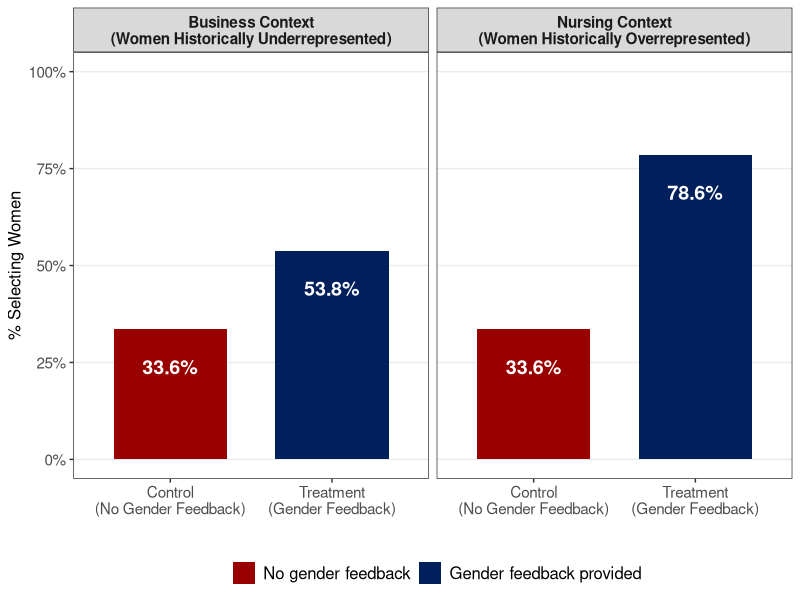
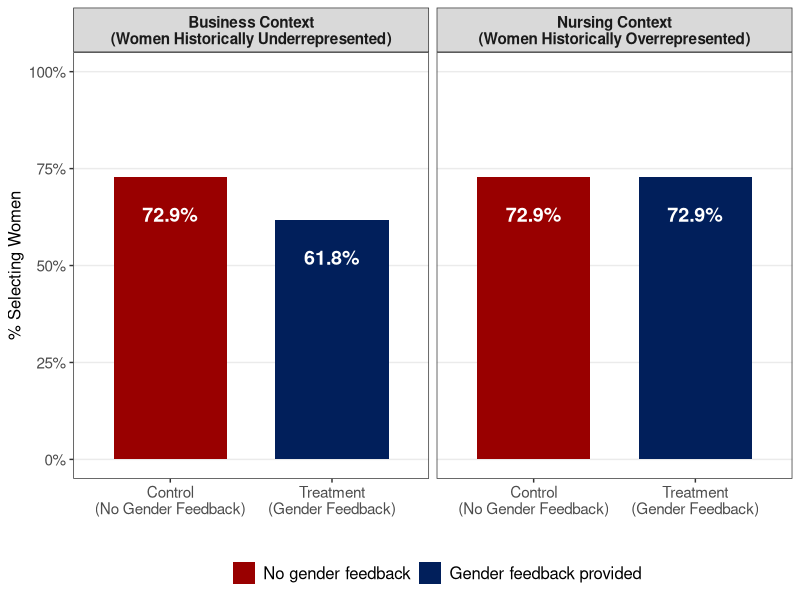

Generate these figures, in order, with R:
## ---- chunk 1
rm(list=ls())
knitr::opts_chunk$set(
	echo = FALSE,
	message = FALSE,
	warning = FALSE,
	fig.width = 10,
	fig.height = 6
)
library(dplyr)
library(ggplot2)
library(broom)
library(knitr)
library(tidyverse)
library(kableExtra)
## ---- chunk 2
set.seed(42)
n_per_cell <- 313  # Total N = 2504 (8 cells) - larger sample for exploratory design

# Baseline rates (control condition, no feedback)
# Based on actual Study 3 control group means
baseline_business_under <- 0.336  # Business, women underrepresented pool
baseline_business_over <- 0.729   # Business, women overrepresented pool
baseline_nursing_under <- 0.336   # Nursing, women underrepresented pool
baseline_nursing_over <- 0.729    # Nursing, women overrepresented pool

# Treatment effects (gender feedback)
# Business effects from actual Study 3 data
effect_business_under <- 0.202   # +20.2pp (from Study 3 data)
effect_business_over <- -0.111   # -11.1pp (from Study 3 data)

# Nursing effects hypothesized to show stronger asymmetry
# When women underrepresented: stronger positive effect in historically female field
# When women overrepresented: no correction needed (already aligned with norms)
effect_nursing_under <- 0.45     # +45pp - amplified effect
effect_nursing_over <- 0.00      # 0pp - no correction (women already overrep in female field)

# Create simulated data
sim_data <- expand.grid(
  context = c("Business", "Nursing"),
  pool_composition = c("Women_Under", "Women_Over"),
  feedback = c("No_Feedback", "Feedback"),
  id = 1:n_per_cell
) %>%
  mutate(
    # Numeric codes
    nursing_context = ifelse(context == "Business", 0, 1),
    overrepresented = ifelse(pool_composition == "Women_Under", 0, 1),
    gender_feedback = ifelse(feedback == "Feedback", 1, 0),

    # Expected probability based on condition
    expected_prob = case_when(
      context == "Business" & pool_composition == "Women_Under" & feedback == "No_Feedback" ~ baseline_business_under,
      context == "Business" & pool_composition == "Women_Under" & feedback == "Feedback" ~ baseline_business_under + effect_business_under,
      context == "Business" & pool_composition == "Women_Over" & feedback == "No_Feedback" ~ baseline_business_over,
      context == "Business" & pool_composition == "Women_Over" & feedback == "Feedback" ~ baseline_business_over + effect_business_over,
      context == "Nursing" & pool_composition == "Women_Under" & feedback == "No_Feedback" ~ baseline_nursing_under,
      context == "Nursing" & pool_composition == "Women_Under" & feedback == "Feedback" ~ baseline_nursing_under + effect_nursing_under,
      context == "Nursing" & pool_composition == "Women_Over" & feedback == "No_Feedback" ~ baseline_nursing_over,
      context == "Nursing" & pool_composition == "Women_Over" & feedback == "Feedback" ~ baseline_nursing_over + effect_nursing_over
    ),

    # Use expected probability directly (not simulated) to show true theoretical pattern
    female_pick = expected_prob
  )

# Summary statistics
summary_stats <- sim_data %>%
  group_by(context, pool_composition, feedback) %>%
  summarise(
    n = n(),
    mean_selection = mean(female_pick),
    se = sd(female_pick) / sqrt(n()),
    .groups = "drop"
  ) %>%
  mutate(
    condition_label = paste(context, pool_composition, feedback, sep = "_")
  )
## ---- chunk 3
library(kableExtra)
summary_table <- summary_stats %>%
  select(context, pool_composition, feedback, mean_selection) %>%
  pivot_wider(
    names_from = feedback,
    values_from = mean_selection
  ) %>%
  mutate(
    Treatment_Effect = Feedback - No_Feedback,
    across(where(is.numeric), ~round(., 3))
  )

kable(summary_table,
      format = "latex",
      booktabs = TRUE,
      caption = "Proportion Selecting Women by Condition",
      col.names = c("Context", "Pool Composition", "Control", "Treatment", "Effect")) %>%
  column_spec(5, color = ifelse(summary_table$Treatment_Effect > 0, "blue", "red"))
## ---- chunk 4
# Main model with three-way interaction
model_3way <- lm(female_pick ~ gender_feedback * overrepresented * nursing_context,
                 data = sim_data)

summary(model_3way)
## ---- chunk 5
# Business context only
model_business <- lm(female_pick ~ gender_feedback * overrepresented,
                     data = sim_data %>% filter(context == "Business"))

cat("=== BUSINESS CONTEXT ===\n")
summary(model_business)

# Nursing context only
model_nursing <- lm(female_pick ~ gender_feedback * overrepresented,
                    data = sim_data %>% filter(context == "Nursing"))

cat("\n=== NURSING CONTEXT ===\n")
summary(model_nursing)
## ---- chunk 6
business_int <- coef(model_business)["gender_feedback:overrepresented"]
nursing_int <- coef(model_nursing)["gender_feedback:overrepresented"]

# Standard errors
business_se <- summary(model_business)$coefficients["gender_feedback:overrepresented", "Std. Error"]
nursing_se <- summary(model_nursing)$coefficients["gender_feedback:overrepresented", "Std. Error"]

# Difference and test
diff <- nursing_int - business_int
diff_se <- sqrt(business_se^2 + nursing_se^2)
z_stat <- diff / diff_se
p_val <- 2 * (1 - pnorm(abs(z_stat)))

cat("WALD TEST")
cat("================================\n\n")
cat("Business context interaction (b3):", round(business_int * 100, 2), "pp (SE =", round(business_se * 100, 2), ")\n")
cat("Nursing context interaction (g3): ", round(nursing_int * 100, 2), "pp (SE =", round(nursing_se * 100, 2), ")\n\n")
cat("Difference (g3 - b3):             ", round(diff * 100, 2), "pp\n")
cat("P-value:                          ", round(p_val, 4), "\n\n")
## ---- chunk 7
# Prepare data for women underrepresented
plot_data_under <- summary_stats %>%
  filter(pool_composition == "Women_Under") %>%
  mutate(
    feedback_label = ifelse(feedback == "Feedback", "Treatment", "Control"),
    context_label = ifelse(context == "Business",
                          "Business Context\n(Women Historically Underrepresented)",
                          "Nursing Context\n(Women Historically Overrepresented)")
  )

p1 <- ggplot(plot_data_under, aes(x = feedback_label, y = mean_selection * 100,
                                   fill = feedback_label)) +
  geom_bar(stat = "identity", width = 0.7) +
  geom_text(aes(label = sprintf("%.1f%%", mean_selection * 100)),
            vjust = 3, size = 5, color = "white", fontface = "bold") +
  facet_wrap(~ context_label, nrow = 1) +
  scale_fill_manual(values = c("#990000", "#011F5B"),
                   labels = c("No gender feedback", "Gender feedback provided")) +
  scale_y_continuous(labels = function(x) paste0(x, "%"),
                    limits = c(0, 100),
                    breaks = seq(0, 100, 25)) +
  scale_x_discrete(labels = c("Control\n(No Gender Feedback)", "Treatment\n(Gender Feedback)")) +
  labs(
    x = "",
    y = "% Selecting Women",
    fill = ""
  ) +
  theme_bw() +
  theme(
    legend.position = "bottom",
    legend.direction = "horizontal",
    legend.text = element_text(size = 12),
    strip.text = element_text(size = 11, face = "bold"),
    axis.text.x = element_text(size = 11),
    axis.text.y = element_text(size = 11),
    axis.title.y = element_text(size = 12),
    panel.grid.minor = element_blank(),
    panel.grid.major.x = element_blank()
  )

print(p1)
## ---- chunk 8
# Prepare data for women overrepresented
plot_data_over <- summary_stats %>%
  filter(pool_composition == "Women_Over") %>%
  mutate(
    feedback_label = ifelse(feedback == "Feedback", "Treatment", "Control"),
    context_label = ifelse(context == "Business",
                          "Business Context\n(Women Historically Underrepresented)",
                          "Nursing Context\n(Women Historically Overrepresented)")
  )

p2 <- ggplot(plot_data_over, aes(x = feedback_label, y = mean_selection * 100,
                                  fill = feedback_label)) +
  geom_bar(stat = "identity", width = 0.7) +
  geom_text(aes(label = sprintf("%.1f%%", mean_selection * 100)),
            vjust = 3, size = 5, color = "white", fontface = "bold") +
  facet_wrap(~ context_label, nrow = 1) +
  scale_fill_manual(values = c("#990000", "#011F5B"),
                   labels = c("No gender feedback", "Gender feedback provided")) +
  scale_y_continuous(labels = function(x) paste0(x, "%"),
                    limits = c(0, 100),
                    breaks = seq(0, 100, 25)) +
  scale_x_discrete(labels = c("Control\n(No Gender Feedback)", "Treatment\n(Gender Feedback)")) +
  labs(
    x = "",
    y = "% Selecting Women",
    fill = ""
  ) +
  theme_bw() +
  theme(
    legend.position = "bottom",
    legend.direction = "horizontal",
    legend.text = element_text(size = 12),
    strip.text = element_text(size = 11, face = "bold"),
    axis.text.x = element_text(size = 11),
    axis.text.y = element_text(size = 11),
    axis.title.y = element_text(size = 12),
    panel.grid.minor = element_blank(),
    panel.grid.major.x = element_blank()
  )

print(p2)
